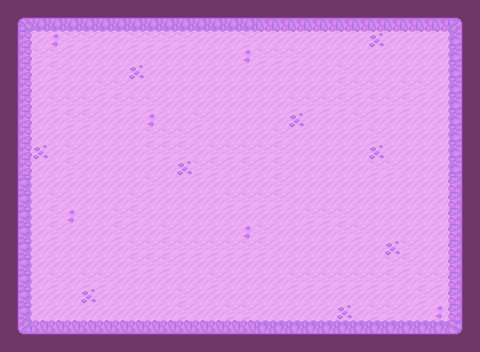

A level layout from a 2D game, rendered from its tile map. Below: a short description, then the map file with tile-grid data replaced by summaries:
An orthogonal 30x22 tile map with 16x16 px tiles, 1 tile layer (Tile Layer 1).

<map version="1.4" tiledversion="1.4.3" orientation="orthogonal" renderorder="right-down" width="30" height="22" tilewidth="16" tileheight="16" infinite="0" nextlayerid="2" nextobjectid="1">
 <editorsettings>
  <export target="mapSand0.json" format="json" />
 </editorsettings>
 <properties>
  <property name="music" value="" />
 </properties>
 <tileset firstgid="1" name="tilesetSand" tilewidth="16" tileheight="16" tilecount="256" columns="16">
  <image source="../Graphics/Overworld/Tilesets/tilesetSand.png" width="256" height="256" />
 </tileset>
 <layer id="1" name="Tile Layer 1" width="30" height="22">
  <data>[660 cells, 660 non-empty, 17 distinct tile ids]</data>
 </layer>
</map>